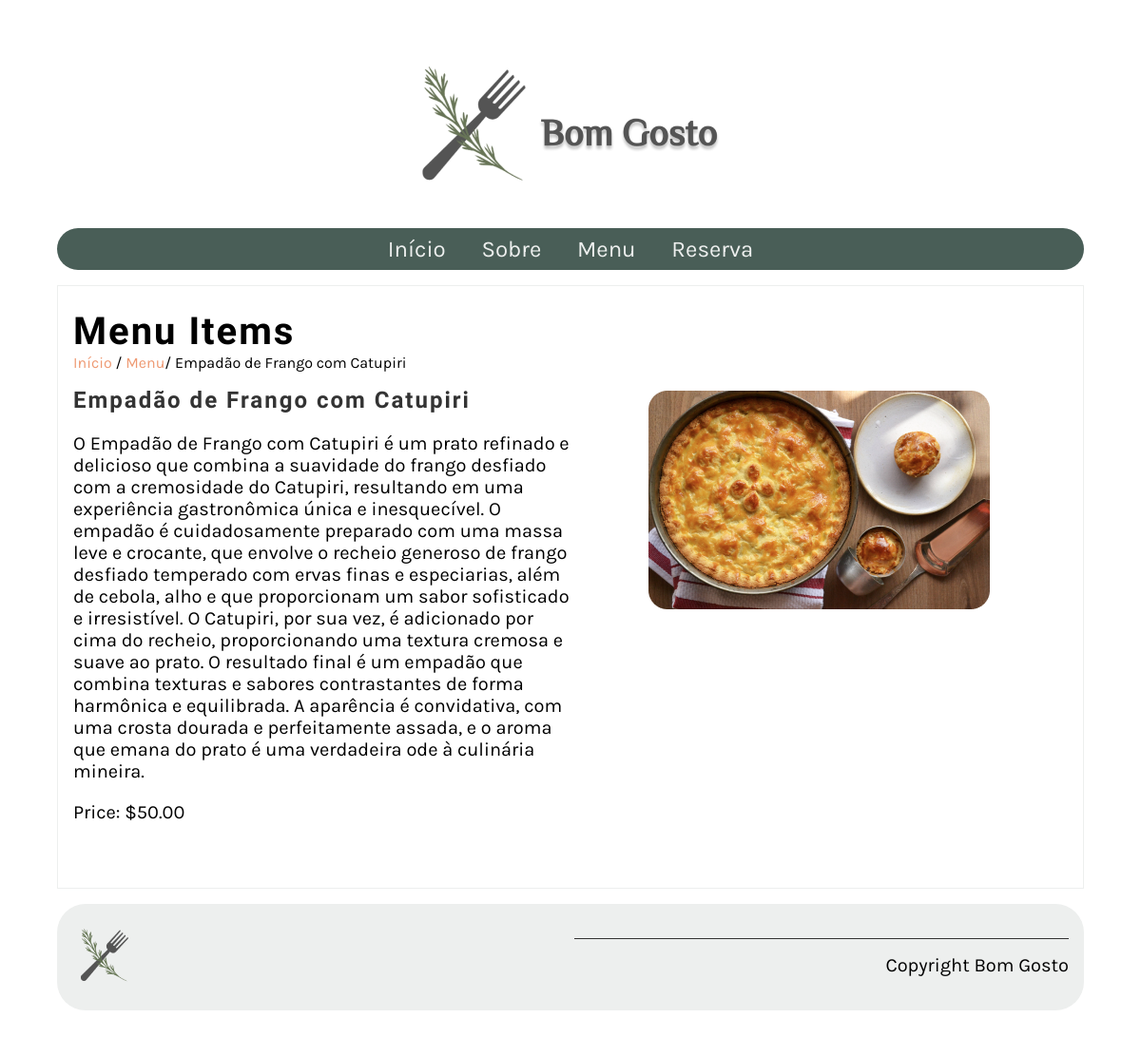
Screenshot of /menu_item/1/ with the database file from the repository.
### restaurant/models.py (models this page shows, shortened)
class Menu(models.Model):
   name = models.CharField(max_length=200)
   price = models.IntegerField(null=False)
   menu_item_description = models.TextField(max_length=1000, default='')

### restaurant/views.py (the view)
# urls.py: path('menu_item/<int:pk>/', views.display_menu_item, name="menu_item"),
def display_menu_item(request, pk=None):
    if pk:
        menu_item = Menu.objects.get(pk=pk)
    else:
        menu_item = ""
    return render(request, 'menu_item.html', {"menu_item": menu_item})

### restaurant/templates/menu_item.html (shortened to what this page needs)
{% extends 'base.html' %} {% load static %} {% block content %}
<section>
    <article>
        <h1>Menu Items</h1>
        <span>
         <a href="{% url 'home' %}">Início</a> /
         <a href="{% url 'menu' %}">Menu</a>/
         {{menu_item.name}}
      </span>
        <div class="row">
            <div class="column">
                <h2>
                    {{ menu_item.name }}
                </h2>
                <p>
                    {{ menu_item.menu_item_description }}
                </p>
                <p>
                    Price: ${{ menu_item.price }}.00
                </p>
            </div>
            <div class="column">
                <p style="text-align: center;">
                    <img src="{% static 'img/menu_items/'|add:menu_item.name|add:'.png' %}" alt="{{ menu_item.name}}" />
                </p>
            </div>
        </div>
    </article>
</section>
{% endblock %}

### restaurant/static/css/style.css (style rules this page uses)
body { font-family: 'Karla', sans-serif; margin-top: 3rem; margin-bottom: 3rem; margin-left: 5%; margin-right: 5%; }
h1, h2, h3, h4, h5, h6 { font-family: 'Markazi Text', serif; letter-spacing: 2px; ; }
h1 { font-size: 2.5rem; margin-top: 1.5rem; margin-bottom: 0; }
h2 { font-size: 1.5rem; color: #333333; margin: 1rem 0; }
p, ul { font-size: 1.25rem; ; }
a { color: #EE9972; text-decoration: none; }
section { display: flex; gap: 2rem 1rem; margin-top: 1rem; margin-bottom: 1rem; flex-direction: row; }
article { flex: 1; }
article img { max-width: 100%; }
main article { border: 1px solid #EDEFEE; padding-left: 1rem; padding-right: 1rem; }
.row { display: flex; flex-direction: row; width: 100%; padding-bottom: 1rem; }
.column { flex-basis: 50%; margin-bottom: 1rem; padding-bottom: 1rem; }

### rows the page displays
Menu: name "Empadão de Frango com Catupiri", menu_item_description "O Empadão de Frango com Catupiri é um prato refinado e delicioso que combina a suavidade do frango desfiado com a cremosidade do Catupiri, resultando em uma experiência gastronômica única e inesquecível. O empadão é cuidadosamente preparado com uma massa leve e crocante, que envolve o recheio generoso de frango desfiado temperado com ervas finas e especiarias, além de cebola, alho e que proporcionam um sabor sofisticado e irresistível. O Catupiri, por sua vez, é adicionado por cima do recheio, proporcionando uma textura cremosa e suave ao prato. O resultado final é um empadão que combina texturas e sabores contrastantes de forma harmônica e equilibrada. A aparência é convidativa, com uma…", price "50", name (picture)
